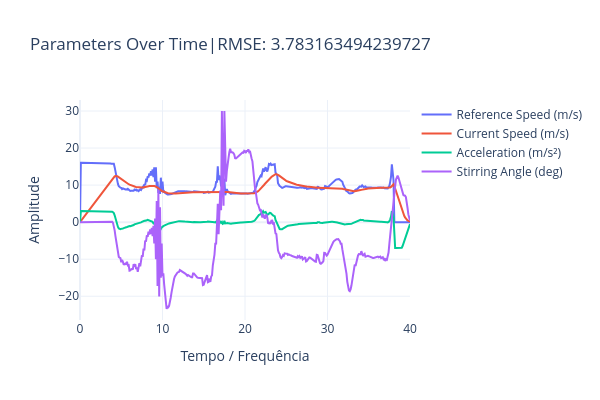
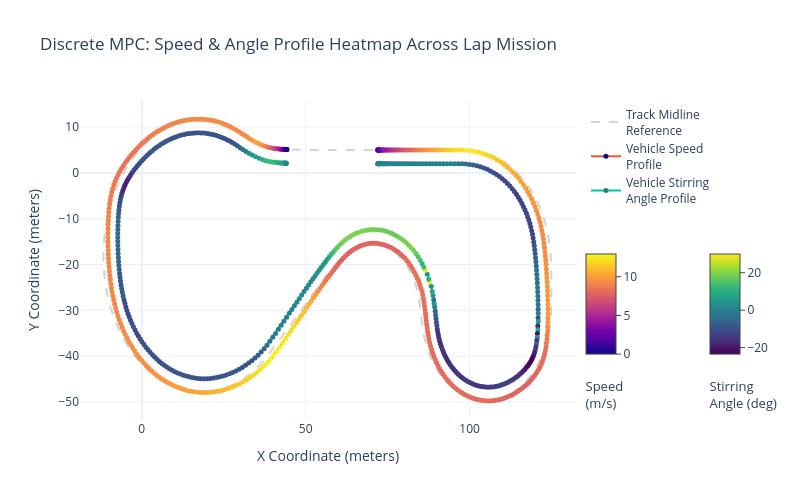

Here is the notebook cell these charts were saved with, in order:
### Code cell
ySeries=[v_ref_history, v_history, acc_history, delta_history][:]
xSeries=[t_history for i in range(len(ySeries))][:]
names = ['Reference Speed (m/s)', 'Current Speed (m/s)',
        'Acceleration (m/s²)', 'Stirring Angle (deg)',][:]
data = [x_mid, y_mid, x_history,y_history, t_history, delta_history, psi_history, v_history]

PlotSeriesPLY(xSeries,ySeries,names,title=f'Parameters Over Time|RMSE: {score}')
#PlotSeriesDifScalesPLY(xSeries,ySeries,names,title=f'Parameters Over Time|RMSE: {score}')
PlotMPCTracksPLY(data,width=800,height=500)

### Figure 1 — Plotly figure (JSON) as saved in the notebook; plotly's stock layout.template omitted (floating-point values rounded to 4 significant figures; data arrays with more than 128 entries replaced by an {"elided": "..."} marker saying what was removed)
{"data": [{"mode": "lines", "name": "Reference Speed (m/s)", "type": "scatter", "x": {"elided": "401 float values"}, "xaxis": "x", "y": {"elided": "401 float values"}, "yaxis": "y"}, {"mode": "lines", "name": "Current Speed (m/s)", "type": "scatter", "x": {"elided": "401 float values"}, "xaxis": "x", "y": {"elided": "401 float values"}, "yaxis": "y"}, {"mode": "lines", "name": "Acceleration (m/s²)", "type": "scatter", "x": {"elided": "401 float values"}, "xaxis": "x", "y": {"elided": "401 float values"}, "yaxis": "y"}, {"mode": "lines", "name": "Stirring Angle (deg)", "type": "scatter", "x": {"elided": "401 float values"}, "xaxis": "x", "y": {"elided": "401 float values"}, "yaxis": "y"}], "layout": {"height": 400, "title": {"text": "Parameters Over Time|RMSE: 3.783163494239727"}, "width": 600, "xaxis": {"anchor": "y", "domain": [0, 1], "title": {"text": "Tempo / Frequência"}}, "yaxis": {"anchor": "x", "domain": [0, 1], "title": {"text": "Amplitude"}}}}

### Figure 2 — Plotly figure (JSON) as saved in the notebook; plotly's stock layout.template omitted (floating-point values rounded to 4 significant figures; data arrays with more than 128 entries replaced by an {"elided": "..."} marker saying what was removed)
{"data": [{"line": {"color": "lightgray", "dash": "dash", "width": 2}, "mode": "lines", "name": "Track Midline<br>Reference", "type": "scatter", "x": {"elided": "5000 float values"}, "y": {"elided": "5000 float values"}}, {"hoverinfo": "text+x+y", "marker": {"cmax": 12.94, "cmin": 0, "color": {"elided": "401 float values"}, "colorbar": {"len": 0.5, "ticks": "outside", "title": {"font": {"size": 13}, "side": "bottom", "text": "Speed<br>(m/s)"}, "x": 1, "y": 0.3, "yanchor": "middle"}, "colorscale": [[0, "#0d0887"], [0.1111, "#46039f"], [0.2222, "#7201a8"], [0.3333, "#9c179e"], [0.4444, "#bd3786"], [0.5556, "#d8576b"], [0.6667, "#ed7953"], [0.7778, "#fb9f3a"], [0.8889, "#fdca26"], [1, "#f0f921"]], "showscale": true, "size": 5}, "mode": "lines+markers", "name": "Vehicle Speed<br>Profile", "text": {"elided": "401 str values"}, "type": "scatter", "x": {"elided": "401 float values"}, "y": {"elided": "401 float values"}}, {"hoverinfo": "text+x+y", "line": {"width": 2}, "marker": {"cmax": 30.0, "cmin": -23.44, "color": {"elided": "401 float values"}, "colorbar": {"len": 0.5, "ticks": "outside", "title": {"font": {"size": 13}, "side": "bottom", "text": "Stirring<br>Angle (deg)"}, "x": 1.25, "y": 0.3, "yanchor": "middle"}, "colorscale": [[0, "#440154"], [0.1111, "#482878"], [0.2222, "#3e4989"], [0.3333, "#31688e"], [0.4444, "#26828e"], [0.5556, "#1f9e89"], [0.6667, "#35b779"], [0.7778, "#6ece58"], [0.8889, "#b5de2b"], [1, "#fde725"]], "showscale": true, "size": 5}, "mode": "lines+markers", "name": "Vehicle Stirring<br>Angle Profile", "text": {"elided": "401 str values"}, "type": "scatter", "x": {"elided": "401 float values"}, "y": {"elided": "401 float values"}}], "layout": {"height": 500, "legend": {"x": 1.02, "xanchor": "left", "y": 1, "yanchor": "top"}, "showlegend": true, "title": {"text": "Discrete MPC: Speed & Angle Profile Heatmap Across Lap Mission"}, "width": 800, "xaxis": {"title": {"text": "X Coordinate (meters)"}}, "yaxis": {"title": {"text": "Y Coordinate (meters)"}}}}
